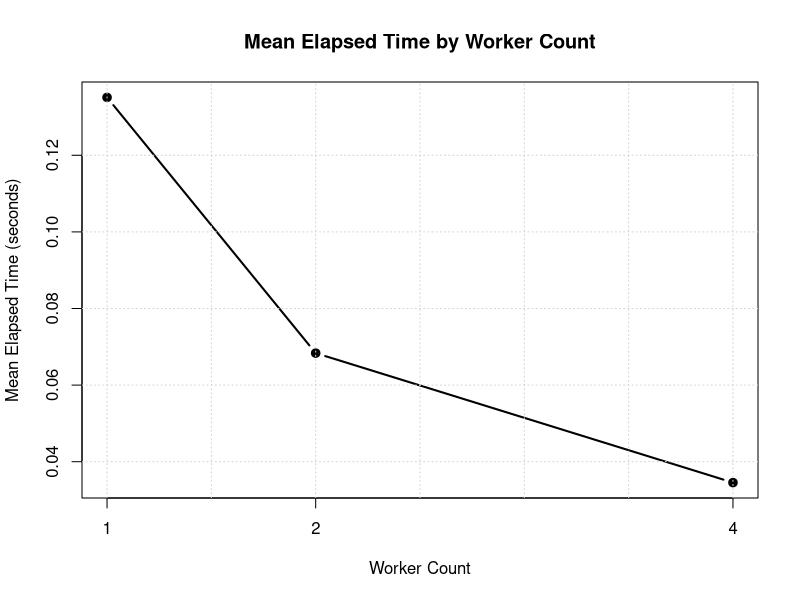

Write the R code that produced this figure.
# Read the raw CSV data
data <- read.csv("lab5a.csv", strip.white = TRUE)

# Calculate required statistics for each worker count
summary_table <- aggregate(
    elapsed ~ workers,
    data = data,
    FUN = function(x) {
        c(
            mean = mean(x),
            minimum = min(x),
            maximum = max(x),
            range = max(x) - min(x)
        )
    }
)

# Convert the nested results into regular columns
summary_table <- data.frame(
    workers = summary_table$workers,
    mean_time = summary_table$elapsed[, "mean"],
    minimum = summary_table$elapsed[, "minimum"],
    maximum = summary_table$elapsed[, "maximum"],
    range = summary_table$elapsed[, "range"]
)

# Calculate speedup and efficiency
baseline <- summary_table$mean_time[summary_table$workers == 1]

summary_table$speedup <- baseline / summary_table$mean_time
summary_table$efficiency <- summary_table$speedup / summary_table$workers

# Display the results
print(summary_table)

# Save the graph using the required filename
pdf("lab5a_table_or_graph.pdf", width = 7, height = 5)

plot(
    summary_table$workers,
    summary_table$mean_time,
    type = "b",
    pch = 19,
    lwd = 2,
    xaxt = "n",
    xlab = "Worker Count",
    ylab = "Mean Elapsed Time (seconds)",
    main = "Mean Elapsed Time by Worker Count"
)

axis(
    1,
    at = summary_table$workers,
    labels = summary_table$workers
)

grid()
dev.off()
